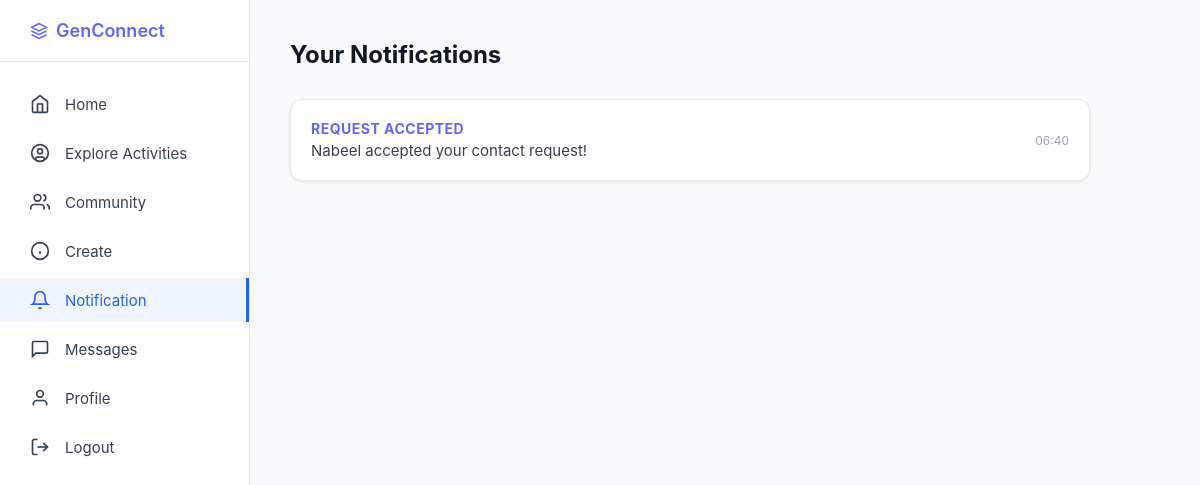
The page /notifications (signed in) on the database as committed earlier.
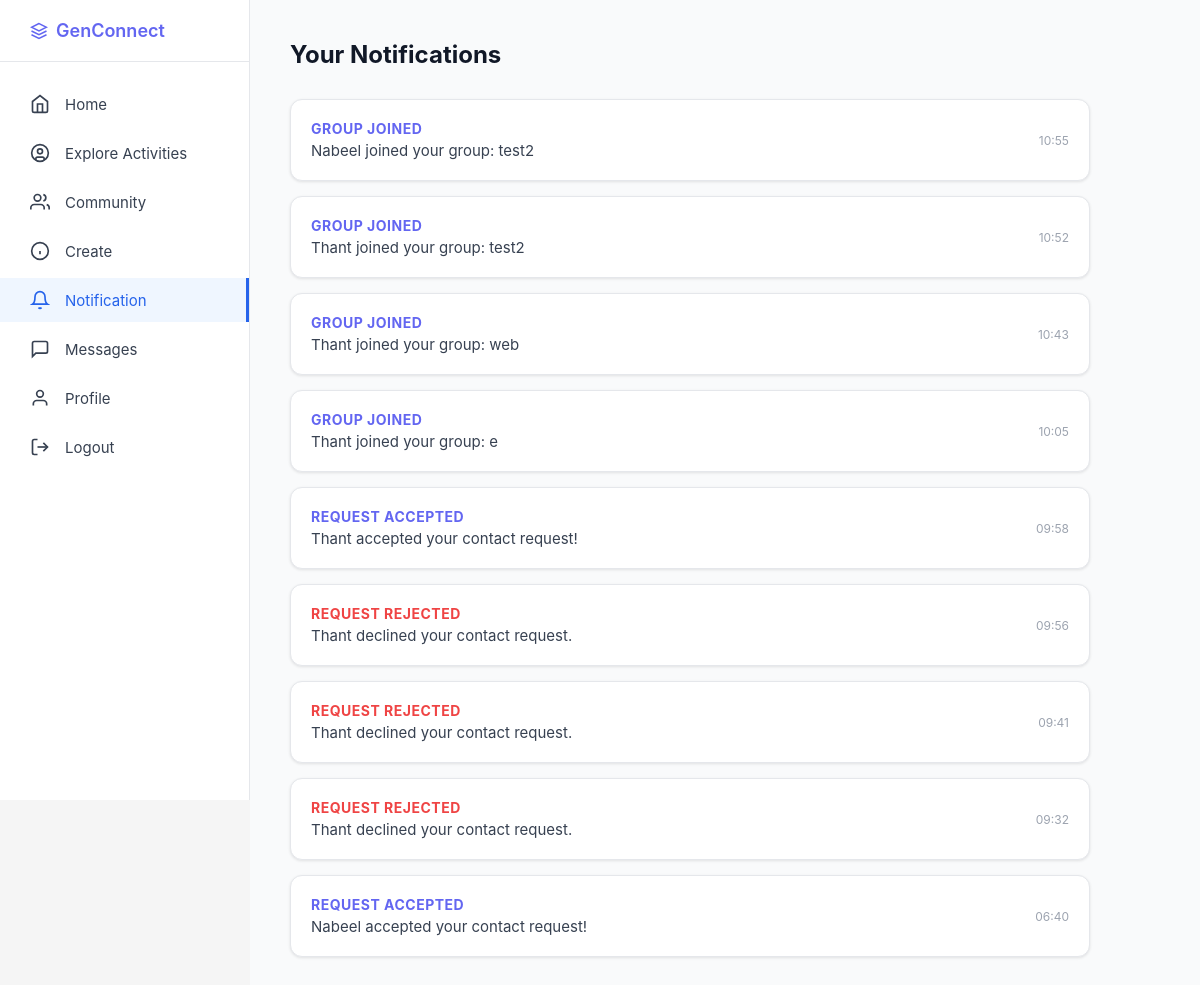
The same page on the database as committed later.
### app.py (models this page shows)
class Notification(db.Model):
    __tablename__ = 'notifications'
    id = db.Column(db.Integer, primary_key=True)
    recipient_id = db.Column(db.Integer, db.ForeignKey('users.id'), nullable=False)
    sender_id = db.Column(db.Integer, db.ForeignKey('users.id'), nullable=False)
    type = db.Column(db.String(50)) # 'contact_request' or 'group_invite'
    target_id = db.Column(db.Integer) # User ID for contact, Community ID for group
    message = db.Column(db.String(255))
    is_read = db.Column(db.Boolean, default=False)
    status = db.Column(db.String(20), default='pending') # pending, accepted, rejected
    created_at = db.Column(db.DateTime, default=datetime.utcnow)

### app.py (the view)
@app.route('/notifications')
def notifications_page():
    if 'user_id' not in session: return redirect(url_for('login'))
    user_notifications = Notification.query.filter_by(recipient_id=session['user_id']).order_by(Notification.created_at.desc()).all()
    return render_template('notifications.html', notifications=user_notifications)

### templates/notifications.html (shortened to what this page needs)
<!DOCTYPE html>
<html lang="en">
<head>
</head>
<body>
<div class="container">
    <aside class="sidebar">
        <div class="sidebar-logo">
            <a href="/" class="logo">
                <svg viewBox="0 0 24 24" fill="none" stroke="currentColor" stroke-width="2">
                    <path d="M12 2L2 7l10 5 10-5-10-5z"/><path d="M2 17l10 5 10-5"/><path d="M2 12l10 5 10-5"/>
                </svg>
                <span>GenConnect</span>
            </a>
        </div>
        <ul class="sidebar-nav">
            <li><a href="/home"><svg viewBox="0 0 24 24" fill="none" stroke="currentColor" stroke-width="2"><path d="m3 9 9-7 9 7v11a2 2 0 0 1-2 2H5a2 2 0 0 1-2-2z"/><polyline points="9 22 9 12 15 12 15 22"/></svg><span>Home</span></a></li>
            <li><a href="#"><svg viewBox="0 0 24 24" fill="none" stroke="currentColor" stroke-width="2"><circle cx="12" cy="12" r="10"/><circle cx="12" cy="10" r="3"/><path d="M7 20.662V19a2 2 0 0 1 2-2h6a2 2 0 0 1 2 2v1.662"/></svg><span>Explore Activities</span></a></li>
            <li><a href="#"><svg viewBox="0 0 24 24" fill="none" stroke="currentColor" stroke-width="2"><path d="M17 21v-2a4 4 0 0 0-4-4H5a4 4 0 0 0-4 4v2"/><circle cx="9" cy="7" r="4"/><path d="M23 21v-2a4 4 0 0 0-3-3.87"/><path d="M16 3.13a4 4 0 0 1 0 7.75"/></svg><span>Community</span></a></li>
            <li><a href="#"><svg viewBox="0 0 24 24" fill="none" stroke="currentColor" stroke-width="2"><circle cx="12" cy="12" r="10"/><line x1="12" y1="16" x2="12" y2="12"/><line x1="12" y1="8" x2="12.01" y2="8"/></svg><span>Create</span></a></li>
            <li><a href="/notifications" class="active"><svg viewBox="0 0 24 24" fill="none" stroke="currentColor" stroke-width="2"><path d="M18 8A6 6 0 0 0 6 8c0 7-3 9-3 9h18s-3-2-3-9"/><path d="M13.73 21a2 2 0 0 1-3.46 0"/></svg><span>Notification</span></a></li>
            <li><a href="/messages"><svg viewBox="0 0 24 24" fill="none" stroke="currentColor" stroke-width="2"><path d="M21 15a2 2 0 0 1-2 2H7l-4 4V5a2 2 0 0 1 2-2h14a2 2 0 0 1 2 2z"/></svg><span>Messages</span></a></li>
            <li><a href="/profile"><svg viewBox="0 0 24 24" fill="none" stroke="currentColor" stroke-width="2"><path d="M20 21v-2a4 4 0 0 0-4-4H8a4 4 0 0 0-4 4v2"/><circle cx="12" cy="7" r="4"/></svg><span>Profile</span></a></li>
            <li><a href="/logout"><svg viewBox="0 0 24 24" fill="none" stroke="currentColor" stroke-width="2"><path d="M9 21H5a2 2 0 0 1-2-2V5a2 2 0 0 1 2-2h4"/><polyline points="16 17 21 12 16 7"/><line x1="21" y1="12" x2="9" y2="12"/></svg><span>Logout</span></a></li>
        </ul>
    </aside>
    <main class="main-content">
        <div class="page-header">
            <h2>Your Notifications</h2>
        </div>
        <div class="notif-list">
            {% for n in notifications if n.status == 'pending' or n.type in ['request_accepted', 'group_joined', 'request_rejected'] %}
            <div class="notif-card" id="notif-{{ n.id }}">
                <div class="notif-info">
                    <h4 class="{% if n.type == 'request_rejected' %}rejected{% endif %}">
                        {{ n.type.replace('_', ' ') }}
                    </h4>
                    <p>{{ n.message }}</p>
                </div>
                {% if n.status == 'pending' and n.type not in ['request_accepted', 'group_joined', 'request_rejected'] %}
                <div class="btn-group">
                    <button class="btn accept-btn" data-id="{{ n.id }}" onclick="respondToInvite(this, 'accept')">Accept</button>
                    <button class="btn reject-btn" data-id="{{ n.id }}" onclick="respondToInvite(this, 'reject')">Decline</button>
                </div>
                {% else %}
                <div style="font-size: 12px; color: #9ca3af;">{{ n.created_at.strftime('%H:%M') }}</div>
                {% endif %}
            </div>
            {% else %}
            <div class="empty-state">
                <p>No new notifications at the moment.</p>
            </div>
            {% endfor %}
        </div>
    </main>
</div>
</body>
</html>

### templates/notifications.html (style rules this page uses)
* { margin: 0; padding: 0; box-sizing: border-box; }
body { font-family: -apple-system, BlinkMacSystemFont, 'Segoe UI', Roboto, sans-serif; background-color: #f5f5f5; }
.container { display: flex; min-height: 100vh; }
.sidebar { position: fixed; left: 0; top: 0; width: 250px; height: 100vh; background-color: white; border-right: 1px solid #e5e7eb; padding: 20px 0; z-index: 100; }
.sidebar-logo { padding: 0 30px 20px; border-bottom: 1px solid #e5e7eb; margin-bottom: 20px; }
.logo { display: flex; align-items: center; gap: 8px; font-size: 18px; font-weight: 600; color: #6366f1; text-decoration: none; }
.logo svg { width: 18px; height: 18px; }
.sidebar-nav { list-style: none; }
.sidebar-nav li { margin: 5px 0; }
.sidebar-nav a { display: flex; align-items: center; gap: 15px; padding: 12px 30px; text-decoration: none; color: #374151; transition: all 0.2s; font-size: 15px; }
.sidebar-nav a.active { background-color: #eff6ff; color: #2563eb; border-right: 3px solid #2563eb; }
.sidebar-nav svg { width: 20px; height: 20px; flex-shrink: 0; }
.main-content { margin-left: 250px; flex: 1; padding: 40px; background-color: #f9fafb; min-height: 100vh; }
.page-header { margin-bottom: 30px; }
.page-header h2 { font-size: 24px; color: #111827; font-weight: 700; }
.notif-list { display: flex; flex-direction: column; gap: 15px; max-width: 800px; }
.notif-card { background: white; padding: 20px; border-radius: 12px; border: 1px solid #e5e7eb; display: flex; justify-content: space-between; align-items: center; box-shadow: 0 1px 3px rgba(0,0,0,0.1); }
.notif-info h4 { font-size: 14px; color: #6366f1; margin-bottom: 4px; text-transform: uppercase; letter-spacing: 0.5px; }
.notif-info p { font-size: 15px; color: #374151; }
.notif-info h4.rejected { color: #ef4444; }

Rows that differ between the two databases and show on the page:
added Notification: type.replace "GROUP JOINED", message "Nabeel joined your group: test2", created_at "10:55"
added Notification: type.replace "GROUP JOINED", message "Thant joined your group: test2", created_at "10:52"
added Notification: type.replace "GROUP JOINED", message "Thant joined your group: web", created_at "10:43"
added Notification: type.replace "GROUP JOINED", message "Thant joined your group: e", created_at "10:05"
added Notification: type.replace "REQUEST ACCEPTED", message "Thant accepted your contact request!", created_at "09:58"
added Notification: type.replace "REQUEST REJECTED", message "Thant declined your contact request.", created_at "09:56"
added Notification: type.replace "REQUEST REJECTED", message "Thant declined your contact request.", created_at "09:41"
added Notification: type.replace "REQUEST REJECTED", message "Thant declined your contact request.", created_at "09:32"
